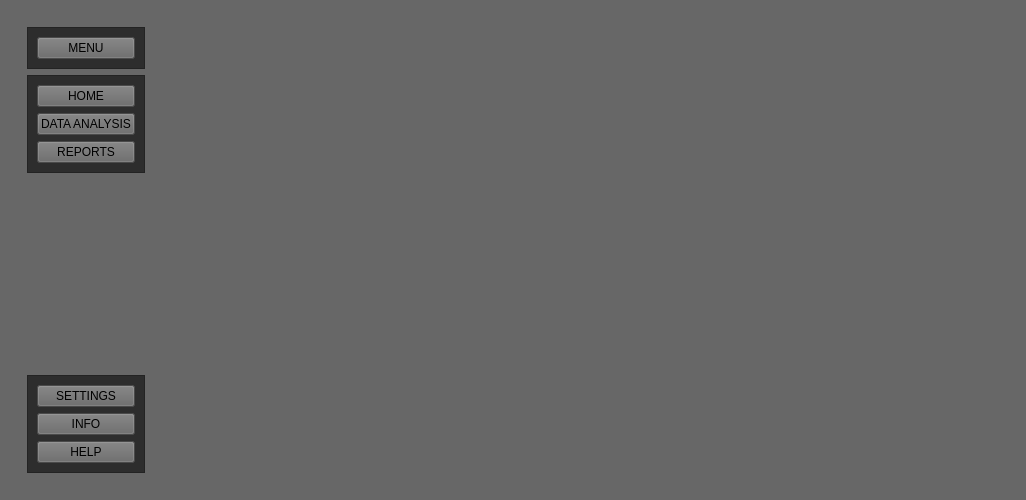
<?xml version="1.0" encoding="UTF-8"?>
<ui version="4.0">
 <class>SpinTVMainWindow</class>
 <widget class="QMainWindow" name="SpinTVMainWindow">
  <property name="geometry">
   <rect>
    <x>0</x>
    <y>0</y>
    <width>1026</width>
    <height>500</height>
   </rect>
  </property>
  <property name="windowTitle">
   <string>MainWindow</string>
  </property>
  <property name="styleSheet">
   <string notr="true">
background-color: rgb(103, 103, 103);</string>
  </property>
  <widget class="QWidget" name="centralwidget">
   <layout class="QHBoxLayout" name="horizontalLayout">
    <property name="spacing">
     <number>100</number>
    </property>
    <item alignment="Qt::AlignmentFlag::AlignLeft">
     <widget class="QWidget" name="leftMenuContainer" native="true">
      <layout class="QVBoxLayout" name="verticalLayout">
       <property name="spacing">
        <number>100</number>
       </property>
       <item alignment="Qt::AlignmentFlag::AlignLeft">
        <widget class="QWidget" name="leftMenuSub" native="true">
         <layout class="QVBoxLayout" name="verticalLayout_2">
          <item alignment="Qt::AlignmentFlag::AlignTop">
           <widget class="QFrame" name="frame">
            <property name="styleSheet">
             <string notr="true">background-color: rgb(45, 45, 45);</string>
            </property>
            <property name="frameShape">
             <enum>QFrame::Shape::StyledPanel</enum>
            </property>
            <property name="frameShadow">
             <enum>QFrame::Shadow::Raised</enum>
            </property>
            <layout class="QVBoxLayout" name="verticalLayout_3">
             <item>
              <widget class="QPushButton" name="menu_button">
               <property name="toolTip">
                <string>Menu</string>
               </property>
               <property name="styleSheet">
                <string notr="true">background-color: rgb(103, 103, 103);</string>
               </property>
               <property name="text">
                <string>MENU</string>
               </property>
               <property name="icon">
                <iconset>
                 <normaloff>resource_folder_test/menu.png</normaloff>resource_folder_test/menu.png</iconset>
               </property>
              </widget>
             </item>
            </layout>
           </widget>
          </item>
          <item alignment="Qt::AlignmentFlag::AlignTop">
           <widget class="QFrame" name="frame_2">
            <property name="styleSheet">
             <string notr="true">background-color: rgb(45, 45, 45);</string>
            </property>
            <property name="frameShape">
             <enum>QFrame::Shape::StyledPanel</enum>
            </property>
            <property name="frameShadow">
             <enum>QFrame::Shadow::Raised</enum>
            </property>
            <layout class="QVBoxLayout" name="verticalLayout_4">
             <item>
              <widget class="QPushButton" name="home_button">
               <property name="toolTip">
                <string>Home</string>
               </property>
               <property name="styleSheet">
                <string notr="true">background-color: rgb(103, 103, 103);</string>
               </property>
               <property name="text">
                <string>HOME</string>
               </property>
               <property name="icon">
                <iconset>
                 <normaloff>resource_folder_test/home.png</normaloff>resource_folder_test/home.png</iconset>
               </property>
              </widget>
             </item>
             <item>
              <widget class="QPushButton" name="analysis_button">
               <property name="toolTip">
                <string>Data Analysis</string>
               </property>
               <property name="styleSheet">
                <string notr="true">background-color: rgb(103, 103, 103);</string>
               </property>
               <property name="text">
                <string>DATA ANALYSIS</string>
               </property>
               <property name="icon">
                <iconset>
                 <normaloff>resource_folder_test/data_analysis.png</normaloff>resource_folder_test/data_analysis.png</iconset>
               </property>
              </widget>
             </item>
             <item>
              <widget class="QPushButton" name="reports_button">
               <property name="toolTip">
                <string>Reports</string>
               </property>
               <property name="styleSheet">
                <string notr="true">background-color: rgb(103, 103, 103);</string>
               </property>
               <property name="text">
                <string>REPORTS</string>
               </property>
               <property name="icon">
                <iconset>
                 <normaloff>resource_folder_test/reports.png</normaloff>resource_folder_test/reports.png</iconset>
               </property>
              </widget>
             </item>
            </layout>
           </widget>
          </item>
          <item>
           <spacer name="verticalSpacer">
            <property name="orientation">
             <enum>Qt::Orientation::Vertical</enum>
            </property>
            <property name="sizeHint" stdset="0">
             <size>
              <width>20</width>
              <height>40</height>
             </size>
            </property>
           </spacer>
          </item>
          <item alignment="Qt::AlignmentFlag::AlignBottom">
           <widget class="QFrame" name="frame_3">
            <property name="styleSheet">
             <string notr="true">background-color: rgb(45, 45, 45);</string>
            </property>
            <property name="frameShape">
             <enum>QFrame::Shape::StyledPanel</enum>
            </property>
            <property name="frameShadow">
             <enum>QFrame::Shadow::Raised</enum>
            </property>
            <layout class="QVBoxLayout" name="verticalLayout_5">
             <item>
              <widget class="QPushButton" name="settings_button">
               <property name="toolTip">
                <string>Settings</string>
               </property>
               <property name="styleSheet">
                <string notr="true">background-color: rgb(103, 103, 103);</string>
               </property>
               <property name="text">
                <string>SETTINGS</string>
               </property>
               <property name="icon">
                <iconset>
                 <normaloff>resource_folder_test/settings.png</normaloff>resource_folder_test/settings.png</iconset>
               </property>
              </widget>
             </item>
             <item>
              <widget class="QPushButton" name="info_button">
               <property name="toolTip">
                <string>Info</string>
               </property>
               <property name="styleSheet">
                <string notr="true">background-color: rgb(103, 103, 103);</string>
               </property>
               <property name="text">
                <string>INFO</string>
               </property>
               <property name="icon">
                <iconset>
                 <normaloff>resource_folder_test/info.png</normaloff>resource_folder_test/info.png</iconset>
               </property>
              </widget>
             </item>
             <item>
              <widget class="QPushButton" name="help_button">
               <property name="toolTip">
                <string>Help</string>
               </property>
               <property name="styleSheet">
                <string notr="true">background-color: rgb(103, 103, 103);</string>
               </property>
               <property name="text">
                <string>HELP</string>
               </property>
               <property name="icon">
                <iconset>
                 <normaloff>resource_folder_test/help.png</normaloff>resource_folder_test/help.png</iconset>
               </property>
              </widget>
             </item>
            </layout>
           </widget>
          </item>
         </layout>
        </widget>
       </item>
      </layout>
     </widget>
    </item>
    <item>
     <widget class="QWidget" name="mainBodyContainer" native="true">
      <property name="styleSheet">
       <string notr="true">background-color: rgb(103, 103, 103);</string>
      </property>
      <widget class="QWidget" name="centerMenuContainer" native="true">
       <property name="geometry">
        <rect>
         <x>100</x>
         <y>160</y>
         <width>120</width>
         <height>80</height>
        </rect>
       </property>
       <property name="styleSheet">
        <string notr="true">background-color: rgb(103, 103, 103);</string>
       </property>
      </widget>
     </widget>
    </item>
   </layout>
  </widget>
 </widget>
 <resources/>
 <connections/>
</ui>
